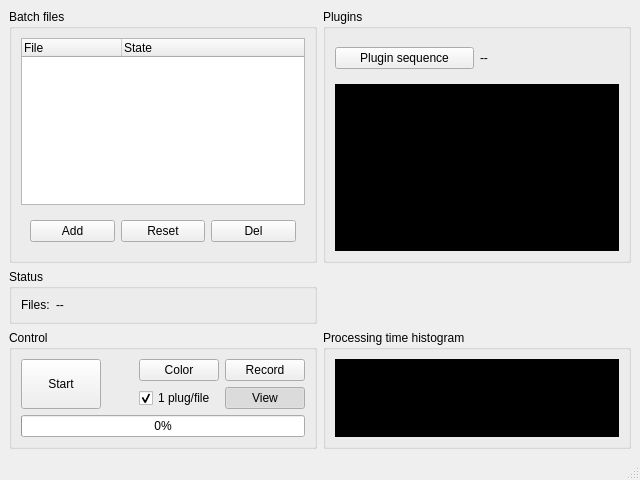
<?xml version="1.0" encoding="UTF-8"?>
<ui version="4.0">
 <class>BatchFiltersMainWindow</class>
 <widget class="QMainWindow" name="BatchFiltersMainWindow">
  <property name="geometry">
   <rect>
    <x>0</x>
    <y>0</y>
    <width>640</width>
    <height>480</height>
   </rect>
  </property>
  <property name="windowTitle">
   <string>Piaf - Batch processor</string>
  </property>
  <property name="windowIcon">
   <iconset resource="../../piaf.qrc">
    <normaloff>:/images/pixmaps/filter.png</normaloff>:/images/pixmaps/filter.png</iconset>
  </property>
  <widget class="QWidget" name="centralwidget">
   <layout class="QGridLayout" name="gridLayout">
    <item row="0" column="0">
     <widget class="QGroupBox" name="groupBox">
      <property name="sizePolicy">
       <sizepolicy hsizetype="Preferred" vsizetype="Expanding">
        <horstretch>0</horstretch>
        <verstretch>0</verstretch>
       </sizepolicy>
      </property>
      <property name="title">
       <string>Batch files</string>
      </property>
      <layout class="QVBoxLayout" name="verticalLayout_3">
       <item>
        <widget class="QTreeWidget" name="filesTreeWidget">
         <property name="toolTip">
          <string>Files for batch processing</string>
         </property>
         <property name="alternatingRowColors">
          <bool>true</bool>
         </property>
         <property name="selectionMode">
          <enum>QAbstractItemView::ExtendedSelection</enum>
         </property>
         <property name="autoExpandDelay">
          <number>1</number>
         </property>
         <property name="allColumnsShowFocus">
          <bool>true</bool>
         </property>
         <column>
          <property name="text">
           <string>File</string>
          </property>
          <property name="icon">
           <iconset resource="../../piaf.qrc">
            <normaloff>:/images/pixmaps/movie.png</normaloff>:/images/pixmaps/movie.png</iconset>
          </property>
         </column>
         <column>
          <property name="text">
           <string>State</string>
          </property>
         </column>
        </widget>
       </item>
       <item>
        <widget class="QWidget" name="buttonsWidget" native="true">
         <layout class="QHBoxLayout" name="horizontalLayout_2">
          <item>
           <widget class="QPushButton" name="addButton">
            <property name="toolTip">
             <string>Add new files</string>
            </property>
            <property name="text">
             <string>Add</string>
            </property>
            <property name="icon">
             <iconset resource="../../piaf.qrc">
              <normaloff>:/images/22x22/list-add.png</normaloff>:/images/22x22/list-add.png</iconset>
            </property>
           </widget>
          </item>
          <item>
           <widget class="QPushButton" name="resetButton">
            <property name="toolTip">
             <string>Reset state to unprocessed</string>
            </property>
            <property name="text">
             <string>Reset</string>
            </property>
            <property name="icon">
             <iconset resource="../../piaf.qrc">
              <normaloff>:/images/22x22/edit-undo.png</normaloff>:/images/22x22/edit-undo.png</iconset>
            </property>
           </widget>
          </item>
          <item>
           <widget class="QPushButton" name="delButton">
            <property name="toolTip">
             <string>Remove selected files</string>
            </property>
            <property name="text">
             <string>Del</string>
            </property>
            <property name="icon">
             <iconset resource="../../piaf.qrc">
              <normaloff>:/images/22x22/list-remove.png</normaloff>:/images/22x22/list-remove.png</iconset>
            </property>
           </widget>
          </item>
         </layout>
        </widget>
       </item>
      </layout>
     </widget>
    </item>
    <item row="0" column="1">
     <widget class="QGroupBox" name="groupBox_2">
      <property name="sizePolicy">
       <sizepolicy hsizetype="Expanding" vsizetype="Expanding">
        <horstretch>0</horstretch>
        <verstretch>0</verstretch>
       </sizepolicy>
      </property>
      <property name="title">
       <string>Plugins</string>
      </property>
      <layout class="QVBoxLayout" name="verticalLayout">
       <item>
        <widget class="QWidget" name="widget" native="true">
         <layout class="QHBoxLayout" name="horizontalLayout">
          <property name="leftMargin">
           <number>0</number>
          </property>
          <property name="rightMargin">
           <number>0</number>
          </property>
          <item>
           <widget class="QPushButton" name="loadButton">
            <property name="toolTip">
             <string>Load plugin sequence</string>
            </property>
            <property name="text">
             <string>Plugin sequence</string>
            </property>
            <property name="icon">
             <iconset resource="../../piaf.qrc">
              <normaloff>:/images/16x16/document-open.png</normaloff>:/images/16x16/document-open.png</iconset>
            </property>
           </widget>
          </item>
          <item>
           <widget class="QLabel" name="sequenceLabel">
            <property name="text">
             <string>--</string>
            </property>
            <property name="wordWrap">
             <bool>true</bool>
            </property>
           </widget>
          </item>
         </layout>
        </widget>
       </item>
       <item>
        <widget class="ImageWidget" name="imageLabel" native="true">
         <property name="sizePolicy">
          <sizepolicy hsizetype="Preferred" vsizetype="Expanding">
           <horstretch>0</horstretch>
           <verstretch>0</verstretch>
          </sizepolicy>
         </property>
         <property name="styleSheet">
          <string notr="true">background-color: rgb(0, 0, 0);</string>
         </property>
        </widget>
       </item>
      </layout>
     </widget>
    </item>
    <item row="2" column="0">
     <widget class="QGroupBox" name="controlGroupBox">
      <property name="enabled">
       <bool>true</bool>
      </property>
      <property name="title">
       <string>Control</string>
      </property>
      <layout class="QGridLayout" name="gridLayout_2">
       <item row="7" column="1" colspan="4">
        <widget class="QProgressBar" name="progressBar">
         <property name="value">
          <number>0</number>
         </property>
        </widget>
       </item>
       <item row="0" column="4">
        <widget class="QPushButton" name="recordButton">
         <property name="toolTip">
          <string>Record output image or movies</string>
         </property>
         <property name="text">
          <string>Record</string>
         </property>
         <property name="icon">
          <iconset resource="../../piaf.qrc">
           <normaloff>:/images/22x22/media-record.png</normaloff>:/images/22x22/media-record.png</iconset>
         </property>
         <property name="checkable">
          <bool>true</bool>
         </property>
        </widget>
       </item>
       <item row="0" column="3">
        <widget class="QPushButton" name="greyButton">
         <property name="toolTip">
          <string>if down, the images will be converted to grayscale befor eprocessing</string>
         </property>
         <property name="text">
          <string>Color</string>
         </property>
         <property name="icon">
          <iconset resource="../../piaf.qrc">
           <normaloff>:/images/22x22/view-color.png</normaloff>
           <activeon>:/images/22x22/view-gray.png</activeon>:/images/22x22/view-color.png</iconset>
         </property>
         <property name="checkable">
          <bool>true</bool>
         </property>
        </widget>
       </item>
       <item row="0" column="1" rowspan="2">
        <widget class="QPushButton" name="playPauseButton">
         <property name="enabled">
          <bool>true</bool>
         </property>
         <property name="sizePolicy">
          <sizepolicy hsizetype="Minimum" vsizetype="Expanding">
           <horstretch>0</horstretch>
           <verstretch>0</verstretch>
          </sizepolicy>
         </property>
         <property name="text">
          <string>Start</string>
         </property>
         <property name="icon">
          <iconset resource="../../piaf.qrc">
           <normaloff>:/images/32x32/media-playback-start.png</normaloff>
           <activeoff>:/images/32x32/media-playback-pause.png</activeoff>:/images/32x32/media-playback-start.png</iconset>
         </property>
         <property name="iconSize">
          <size>
           <width>32</width>
           <height>32</height>
          </size>
         </property>
         <property name="checkable">
          <bool>true</bool>
         </property>
        </widget>
       </item>
       <item row="1" column="4">
        <widget class="QPushButton" name="viewButton">
         <property name="toolTip">
          <string>Display the image output once per second</string>
         </property>
         <property name="text">
          <string>View</string>
         </property>
         <property name="icon">
          <iconset resource="../../piaf.qrc">
           <normaloff>:/images/16x16/layer-visible-on.png</normaloff>:/images/16x16/layer-visible-on.png</iconset>
         </property>
         <property name="checkable">
          <bool>true</bool>
         </property>
         <property name="checked">
          <bool>true</bool>
         </property>
        </widget>
       </item>
       <item row="1" column="3">
        <widget class="QCheckBox" name="reloadPluginCheckBox">
         <property name="toolTip">
          <string>Reload plugins at every change of file</string>
         </property>
         <property name="statusTip">
          <string>Reload the plugins at every change of file. If unchecked, all the images will be processed by the same plugin processus (beware of image size changes).</string>
         </property>
         <property name="text">
          <string>1 plug/file</string>
         </property>
         <property name="checked">
          <bool>true</bool>
         </property>
        </widget>
       </item>
      </layout>
     </widget>
    </item>
    <item row="2" column="1">
     <widget class="QGroupBox" name="groupBox_3">
      <property name="title">
       <string>Processing time histogram</string>
      </property>
      <layout class="QVBoxLayout" name="verticalLayout_2">
       <item>
        <widget class="QLabel" name="histogramLabel">
         <property name="sizePolicy">
          <sizepolicy hsizetype="Preferred" vsizetype="Preferred">
           <horstretch>0</horstretch>
           <verstretch>0</verstretch>
          </sizepolicy>
         </property>
         <property name="styleSheet">
          <string notr="true">background-color: rgb(0, 0, 0);</string>
         </property>
         <property name="text">
          <string/>
         </property>
        </widget>
       </item>
      </layout>
     </widget>
    </item>
    <item row="1" column="0">
     <widget class="QGroupBox" name="groupBox_4">
      <property name="title">
       <string>Status</string>
      </property>
      <layout class="QHBoxLayout" name="horizontalLayout_3">
       <item>
        <widget class="QLabel" name="label">
         <property name="sizePolicy">
          <sizepolicy hsizetype="Minimum" vsizetype="Preferred">
           <horstretch>0</horstretch>
           <verstretch>0</verstretch>
          </sizepolicy>
         </property>
         <property name="text">
          <string>Files:</string>
         </property>
        </widget>
       </item>
       <item>
        <widget class="QLabel" name="nbFilesLabel">
         <property name="sizePolicy">
          <sizepolicy hsizetype="Expanding" vsizetype="Preferred">
           <horstretch>0</horstretch>
           <verstretch>0</verstretch>
          </sizepolicy>
         </property>
         <property name="toolTip">
          <string>Number of files in process list</string>
         </property>
         <property name="text">
          <string>--</string>
         </property>
        </widget>
       </item>
      </layout>
     </widget>
    </item>
   </layout>
  </widget>
  <widget class="QStatusBar" name="statusbar"/>
 </widget>
 <customwidgets>
  <customwidget>
   <class>ImageWidget</class>
   <extends>QWidget</extends>
   <header location="global">imagewidget.h</header>
   <container>1</container>
  </customwidget>
 </customwidgets>
 <resources>
  <include location="../../piaf.qrc"/>
 </resources>
 <connections/>
</ui>
